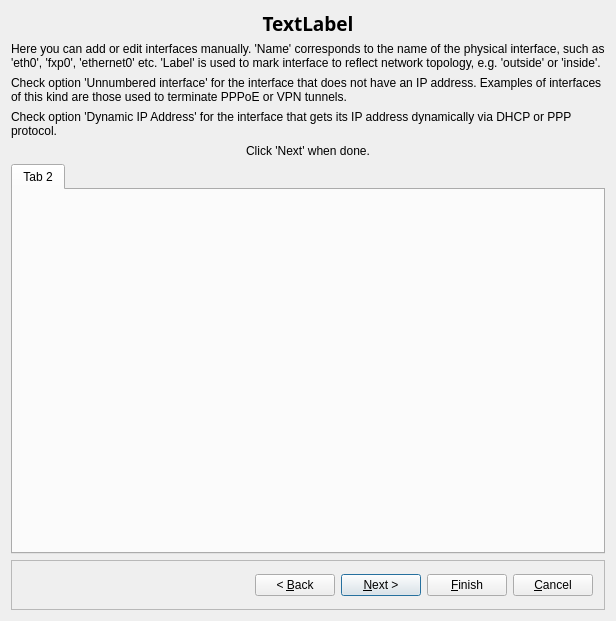
<?xml version="1.0" encoding="UTF-8"?>
<ui version="4.0">
 <class>newHostDialog_q</class>
 <widget class="QDialog" name="newHostDialog_q">
  <property name="windowModality">
   <enum>Qt::WindowModality::WindowModal</enum>
  </property>
  <property name="geometry">
   <rect>
    <x>0</x>
    <y>0</y>
    <width>616</width>
    <height>621</height>
   </rect>
  </property>
  <property name="windowTitle">
   <string>Creating new host object</string>
  </property>
  <property name="windowIcon">
   <iconset resource="MainRes.qrc">
    <normaloff>:/Icons/Host/icon-tree</normaloff>:/Icons/Host/icon-tree</iconset>
  </property>
  <layout class="QGridLayout" name="gridLayout_2">
   <item row="0" column="0">
    <widget class="QLabel" name="titleLabel">
     <property name="sizePolicy">
      <sizepolicy hsizetype="MinimumExpanding" vsizetype="Fixed">
       <horstretch>0</horstretch>
       <verstretch>0</verstretch>
      </sizepolicy>
     </property>
     <property name="minimumSize">
      <size>
       <width>0</width>
       <height>25</height>
      </size>
     </property>
     <property name="font">
      <font>
       <family>Sans Serif</family>
       <pointsize>14</pointsize>
       <italic>false</italic>
       <bold>true</bold>
      </font>
     </property>
     <property name="text">
      <string>TextLabel</string>
     </property>
     <property name="alignment">
      <set>Qt::AlignmentFlag::AlignCenter</set>
     </property>
    </widget>
   </item>
   <item row="1" column="0">
    <widget class="QStackedWidget" name="stackedWidget">
     <property name="sizePolicy">
      <sizepolicy hsizetype="Preferred" vsizetype="Preferred">
       <horstretch>0</horstretch>
       <verstretch>0</verstretch>
      </sizepolicy>
     </property>
     <property name="minimumSize">
      <size>
       <width>500</width>
       <height>450</height>
      </size>
     </property>
     <property name="currentIndex">
      <number>2</number>
     </property>
     <widget class="QWidget" name="page0">
      <layout class="QGridLayout" name="gridLayout_4">
       <item row="0" column="0" colspan="2">
        <widget class="QLabel" name="label">
         <property name="text">
          <string>The Host object in Firewall Builder is designed to represent real hosts in the network: workstations, servers, and any other network node with one or several addresses. Host object is useful when it has more than one IP address because then you can just use it in any rule and have Firewall Builder generate firewall configuration to match all of its addresses. If the host object you are going to create has just one IP address, you may want to consider an Address object instead which is simpler. </string>
         </property>
         <property name="wordWrap">
          <bool>true</bool>
         </property>
        </widget>
       </item>
       <item row="1" column="1">
        <spacer name="verticalSpacer_2">
         <property name="orientation">
          <enum>Qt::Orientation::Vertical</enum>
         </property>
         <property name="sizeType">
          <enum>QSizePolicy::Policy::Fixed</enum>
         </property>
         <property name="sizeHint" stdset="0">
          <size>
           <width>20</width>
           <height>40</height>
          </size>
         </property>
        </spacer>
       </item>
       <item row="2" column="0">
        <widget class="QLabel" name="label631">
         <property name="text">
          <string>Name of the new host object:</string>
         </property>
         <property name="alignment">
          <set>Qt::AlignmentFlag::AlignRight|Qt::AlignmentFlag::AlignTrailing|Qt::AlignmentFlag::AlignVCenter</set>
         </property>
         <property name="wordWrap">
          <bool>false</bool>
         </property>
        </widget>
       </item>
       <item row="2" column="1">
        <widget class="QLineEdit" name="obj_name"/>
       </item>
       <item row="3" column="0" colspan="2">
        <widget class="Line" name="line1">
         <property name="sizePolicy">
          <sizepolicy hsizetype="Minimum" vsizetype="Fixed">
           <horstretch>0</horstretch>
           <verstretch>0</verstretch>
          </sizepolicy>
         </property>
         <property name="minimumSize">
          <size>
           <width>0</width>
           <height>20</height>
          </size>
         </property>
         <property name="frameShape">
          <enum>QFrame::Shape::HLine</enum>
         </property>
         <property name="frameShadow">
          <enum>QFrame::Shadow::Sunken</enum>
         </property>
         <property name="orientation">
          <enum>Qt::Orientation::Horizontal</enum>
         </property>
        </widget>
       </item>
       <item row="4" column="0" colspan="2">
        <widget class="QCheckBox" name="useTemplate">
         <property name="text">
          <string>Use preconfigured template host objects</string>
         </property>
        </widget>
       </item>
       <item row="5" column="0" colspan="2">
        <widget class="QFrame" name="templateFrame">
         <property name="frameShape">
          <enum>QFrame::Shape::NoFrame</enum>
         </property>
         <property name="frameShadow">
          <enum>QFrame::Shadow::Raised</enum>
         </property>
         <layout class="QGridLayout" name="gridLayout">
          <item row="0" column="0">
           <widget class="QLabel" name="templateFilePathLabel">
            <property name="text">
             <string>Using template library file:</string>
            </property>
           </widget>
          </item>
          <item row="1" column="0">
           <widget class="QLineEdit" name="templateFilePath">
            <property name="minimumSize">
             <size>
              <width>400</width>
              <height>0</height>
             </size>
            </property>
           </widget>
          </item>
          <item row="2" column="0">
           <layout class="QHBoxLayout" name="horizontalLayout">
            <item>
             <widget class="QPushButton" name="templateUseCustom">
              <property name="text">
               <string>Select custom template library file</string>
              </property>
             </widget>
            </item>
            <item>
             <widget class="QPushButton" name="templateUseStandard">
              <property name="text">
               <string>Use standard template library</string>
              </property>
             </widget>
            </item>
            <item>
             <spacer name="horizontalSpacer">
              <property name="orientation">
               <enum>Qt::Orientation::Horizontal</enum>
              </property>
              <property name="sizeHint" stdset="0">
               <size>
                <width>20</width>
                <height>20</height>
               </size>
              </property>
             </spacer>
            </item>
           </layout>
          </item>
         </layout>
        </widget>
       </item>
       <item row="6" column="1">
        <spacer name="verticalSpacer">
         <property name="orientation">
          <enum>Qt::Orientation::Vertical</enum>
         </property>
         <property name="sizeHint" stdset="0">
          <size>
           <width>20</width>
           <height>269</height>
          </size>
         </property>
        </spacer>
       </item>
      </layout>
     </widget>
     <widget class="QWidget" name="page1">
      <layout class="QGridLayout">
       <property name="margin" stdset="0">
        <number>0</number>
       </property>
       <item row="0" column="0">
        <widget class="QLabel" name="label662">
         <property name="text">
          <string>Next step is to add interfaces to the new host. There are two ways to do it: using SNMP query or manually. Adding them using SNMP query is fast and automatic, but is only possible if the host runs SNMP agent and you know SNMP community string 'read'.</string>
         </property>
         <property name="alignment">
          <set>Qt::AlignmentFlag::AlignLeading|Qt::AlignmentFlag::AlignLeft|Qt::AlignmentFlag::AlignVCenter</set>
         </property>
         <property name="wordWrap">
          <bool>true</bool>
         </property>
        </widget>
       </item>
       <item row="1" column="0">
        <spacer>
         <property name="orientation">
          <enum>Qt::Orientation::Vertical</enum>
         </property>
         <property name="sizeType">
          <enum>QSizePolicy::Policy::Fixed</enum>
         </property>
         <property name="sizeHint" stdset="0">
          <size>
           <width>20</width>
           <height>20</height>
          </size>
         </property>
        </spacer>
       </item>
       <item row="2" column="0">
        <widget class="QGroupBox" name="buttonGroup1">
         <property name="title">
          <string/>
         </property>
         <layout class="QGridLayout">
          <property name="margin" stdset="0">
           <number>0</number>
          </property>
          <item row="0" column="0">
           <widget class="QRadioButton" name="use_manual">
            <property name="text">
             <string>Configure interfaces manually</string>
            </property>
            <property name="checked">
             <bool>true</bool>
            </property>
           </widget>
          </item>
          <item row="1" column="0">
           <widget class="QRadioButton" name="use_snmp">
            <property name="text">
             <string>Use SNMP to discover interfaces of the host</string>
            </property>
           </widget>
          </item>
         </layout>
        </widget>
       </item>
       <item row="3" column="0">
        <layout class="QGridLayout">
         <item row="1" column="4">
          <spacer>
           <property name="orientation">
            <enum>Qt::Orientation::Horizontal</enum>
           </property>
           <property name="sizeType">
            <enum>QSizePolicy::Policy::Expanding</enum>
           </property>
           <property name="sizeHint" stdset="0">
            <size>
             <width>40</width>
             <height>20</height>
            </size>
           </property>
          </spacer>
         </item>
         <item row="1" column="1" colspan="3">
          <widget class="QPushButton" name="snmpQuery">
           <property name="text">
            <string>Discover Interfaces using SNMP</string>
           </property>
          </widget>
         </item>
         <item row="0" column="0" colspan="2">
          <widget class="QLabel" name="label665">
           <property name="text">
            <string>SNMP 'read' community string:</string>
           </property>
           <property name="alignment">
            <set>Qt::AlignmentFlag::AlignCenter</set>
           </property>
           <property name="wordWrap">
            <bool>false</bool>
           </property>
          </widget>
         </item>
         <item row="0" column="3" colspan="2">
          <spacer>
           <property name="orientation">
            <enum>Qt::Orientation::Horizontal</enum>
           </property>
           <property name="sizeType">
            <enum>QSizePolicy::Policy::Expanding</enum>
           </property>
           <property name="sizeHint" stdset="0">
            <size>
             <width>140</width>
             <height>20</height>
            </size>
           </property>
          </spacer>
         </item>
         <item row="1" column="0">
          <spacer>
           <property name="orientation">
            <enum>Qt::Orientation::Horizontal</enum>
           </property>
           <property name="sizeType">
            <enum>QSizePolicy::Policy::Expanding</enum>
           </property>
           <property name="sizeHint" stdset="0">
            <size>
             <width>40</width>
             <height>20</height>
            </size>
           </property>
          </spacer>
         </item>
         <item row="0" column="2">
          <widget class="QLineEdit" name="snmp_community"/>
         </item>
         <item row="2" column="0" colspan="5">
          <widget class="QTextBrowser" name="snmpProgress"/>
         </item>
        </layout>
       </item>
      </layout>
     </widget>
     <widget class="QWidget" name="page2">
      <layout class="QGridLayout">
       <property name="margin" stdset="0">
        <number>0</number>
       </property>
       <item row="0" column="0">
        <widget class="QLabel" name="label632">
         <property name="sizePolicy">
          <sizepolicy hsizetype="Preferred" vsizetype="Fixed">
           <horstretch>0</horstretch>
           <verstretch>0</verstretch>
          </sizepolicy>
         </property>
         <property name="text">
          <string>Here you can add or edit interfaces manually. 'Name' corresponds to the name of the physical interface, such as 'eth0', 'fxp0', 'ethernet0' etc. 'Label' is used to mark interface to reflect network topology, e.g. 'outside' or 'inside'.</string>
         </property>
         <property name="alignment">
          <set>Qt::AlignmentFlag::AlignLeading|Qt::AlignmentFlag::AlignLeft|Qt::AlignmentFlag::AlignVCenter</set>
         </property>
         <property name="wordWrap">
          <bool>true</bool>
         </property>
        </widget>
       </item>
       <item row="1" column="0">
        <widget class="QLabel" name="label660">
         <property name="sizePolicy">
          <sizepolicy hsizetype="Preferred" vsizetype="Fixed">
           <horstretch>0</horstretch>
           <verstretch>0</verstretch>
          </sizepolicy>
         </property>
         <property name="text">
          <string>Check option 'Unnumbered interface' for the interface that does not have an IP address. Examples of interfaces of this kind are those used to terminate PPPoE or VPN tunnels.</string>
         </property>
         <property name="alignment">
          <set>Qt::AlignmentFlag::AlignLeading|Qt::AlignmentFlag::AlignLeft|Qt::AlignmentFlag::AlignVCenter</set>
         </property>
         <property name="wordWrap">
          <bool>true</bool>
         </property>
        </widget>
       </item>
       <item row="2" column="0">
        <widget class="QLabel" name="label661">
         <property name="sizePolicy">
          <sizepolicy hsizetype="Preferred" vsizetype="Fixed">
           <horstretch>0</horstretch>
           <verstretch>0</verstretch>
          </sizepolicy>
         </property>
         <property name="text">
          <string>Check option 'Dynamic IP Address' for the interface that gets its IP address dynamically via DHCP or PPP protocol.</string>
         </property>
         <property name="alignment">
          <set>Qt::AlignmentFlag::AlignLeading|Qt::AlignmentFlag::AlignLeft|Qt::AlignmentFlag::AlignVCenter</set>
         </property>
         <property name="wordWrap">
          <bool>true</bool>
         </property>
        </widget>
       </item>
       <item row="3" column="0">
        <widget class="QLabel" name="label658">
         <property name="text">
          <string>Click 'Next' when done.</string>
         </property>
         <property name="alignment">
          <set>Qt::AlignmentFlag::AlignCenter</set>
         </property>
         <property name="wordWrap">
          <bool>false</bool>
         </property>
        </widget>
       </item>
       <item row="4" column="0">
        <widget class="InterfacesTabWidget" name="interfaceEditor">
         <widget class="QWidget" name="tab_2">
          <attribute name="title">
           <string>Tab 2</string>
          </attribute>
         </widget>
        </widget>
       </item>
      </layout>
     </widget>
     <widget class="QWidget" name="page3">
      <layout class="QGridLayout">
       <property name="margin" stdset="0">
        <number>0</number>
       </property>
       <item row="1" column="1">
        <widget class="QFrame" name="frame5">
         <property name="sizePolicy">
          <sizepolicy hsizetype="Fixed" vsizetype="Fixed">
           <horstretch>0</horstretch>
           <verstretch>0</verstretch>
          </sizepolicy>
         </property>
         <property name="minimumSize">
          <size>
           <width>280</width>
           <height>210</height>
          </size>
         </property>
         <property name="frameShape">
          <enum>QFrame::Shape::StyledPanel</enum>
         </property>
         <property name="frameShadow">
          <enum>QFrame::Shadow::Sunken</enum>
         </property>
         <widget class="Line" name="intfDMZLine">
          <property name="geometry">
           <rect>
            <x>79</x>
            <y>77</y>
            <width>20</width>
            <height>52</height>
           </rect>
          </property>
          <property name="sizePolicy">
           <sizepolicy hsizetype="Minimum" vsizetype="Fixed">
            <horstretch>0</horstretch>
            <verstretch>0</verstretch>
           </sizepolicy>
          </property>
          <property name="minimumSize">
           <size>
            <width>20</width>
            <height>20</height>
           </size>
          </property>
          <property name="frameShape">
           <enum>QFrame::Shape::HLine</enum>
          </property>
          <property name="frameShadow">
           <enum>QFrame::Shadow::Sunken</enum>
          </property>
          <property name="orientation">
           <enum>Qt::Orientation::Horizontal</enum>
          </property>
         </widget>
         <widget class="Line" name="intfInsideLine">
          <property name="geometry">
           <rect>
            <x>38</x>
            <y>148</y>
            <width>20</width>
            <height>30</height>
           </rect>
          </property>
          <property name="sizePolicy">
           <sizepolicy hsizetype="Fixed" vsizetype="Minimum">
            <horstretch>0</horstretch>
            <verstretch>0</verstretch>
           </sizepolicy>
          </property>
          <property name="minimumSize">
           <size>
            <width>20</width>
            <height>20</height>
           </size>
          </property>
          <property name="frameShape">
           <enum>QFrame::Shape::VLine</enum>
          </property>
          <property name="frameShadow">
           <enum>QFrame::Shadow::Sunken</enum>
          </property>
          <property name="orientation">
           <enum>Qt::Orientation::Vertical</enum>
          </property>
         </widget>
         <widget class="QTextBrowser" name="intfOutsideText">
          <property name="geometry">
           <rect>
            <x>68</x>
            <y>8</y>
            <width>200</width>
            <height>52</height>
           </rect>
          </property>
          <property name="frameShape">
           <enum>QFrame::Shape::Panel</enum>
          </property>
          <property name="frameShadow">
           <enum>QFrame::Shadow::Raised</enum>
          </property>
         </widget>
         <widget class="QTextBrowser" name="intfDMZText">
          <property name="geometry">
           <rect>
            <x>88</x>
            <y>78</y>
            <width>180</width>
            <height>52</height>
           </rect>
          </property>
          <property name="frameShape">
           <enum>QFrame::Shape::Panel</enum>
          </property>
          <property name="frameShadow">
           <enum>QFrame::Shadow::Raised</enum>
          </property>
         </widget>
         <widget class="QTextBrowser" name="intfInsideText">
          <property name="geometry">
           <rect>
            <x>68</x>
            <y>148</y>
            <width>200</width>
            <height>52</height>
           </rect>
          </property>
          <property name="frameShape">
           <enum>QFrame::Shape::Panel</enum>
          </property>
          <property name="frameShadow">
           <enum>QFrame::Shadow::Raised</enum>
          </property>
         </widget>
         <widget class="QLabel" name="pixmapLabel1">
          <property name="geometry">
           <rect>
            <x>10</x>
            <y>70</y>
            <width>64</width>
            <height>64</height>
           </rect>
          </property>
          <property name="pixmap">
           <pixmap resource="MainRes.qrc">:/Icons/host_64.xpm</pixmap>
          </property>
          <property name="scaledContents">
           <bool>false</bool>
          </property>
          <property name="wordWrap">
           <bool>false</bool>
          </property>
         </widget>
         <widget class="Line" name="intfOutsideLine">
          <property name="geometry">
           <rect>
            <x>38</x>
            <y>28</y>
            <width>20</width>
            <height>30</height>
           </rect>
          </property>
          <property name="sizePolicy">
           <sizepolicy hsizetype="Fixed" vsizetype="Minimum">
            <horstretch>0</horstretch>
            <verstretch>0</verstretch>
           </sizepolicy>
          </property>
          <property name="minimumSize">
           <size>
            <width>20</width>
            <height>20</height>
           </size>
          </property>
          <property name="frameShape">
           <enum>QFrame::Shape::VLine</enum>
          </property>
          <property name="frameShadow">
           <enum>QFrame::Shadow::Sunken</enum>
          </property>
          <property name="orientation">
           <enum>Qt::Orientation::Vertical</enum>
          </property>
         </widget>
        </widget>
       </item>
       <item row="1" column="0">
        <widget class="QListWidget" name="templateList"/>
       </item>
       <item row="0" column="0" colspan="2">
        <widget class="QLabel" name="textLabel1">
         <property name="text">
          <string>Choose template object in the list and click 'Finish' when ready. Template objects use generic interface names that will be iherited by the firewall object you create. You may need to rename them later to reflect real names of interfaces on your firewall machine.</string>
         </property>
         <property name="alignment">
          <set>Qt::AlignmentFlag::AlignVCenter</set>
         </property>
         <property name="wordWrap">
          <bool>true</bool>
         </property>
        </widget>
       </item>
       <item row="2" column="0" colspan="2">
        <widget class="QTextBrowser" name="templateComment"/>
       </item>
      </layout>
     </widget>
    </widget>
   </item>
   <item row="2" column="0">
    <widget class="QFrame" name="frame">
     <property name="sizePolicy">
      <sizepolicy hsizetype="MinimumExpanding" vsizetype="Fixed">
       <horstretch>1</horstretch>
       <verstretch>0</verstretch>
      </sizepolicy>
     </property>
     <property name="minimumSize">
      <size>
       <width>400</width>
       <height>50</height>
      </size>
     </property>
     <property name="frameShape">
      <enum>QFrame::Shape::StyledPanel</enum>
     </property>
     <property name="frameShadow">
      <enum>QFrame::Shadow::Raised</enum>
     </property>
     <layout class="QGridLayout" name="gridLayout_3">
      <item row="0" column="0">
       <spacer name="spacer">
        <property name="orientation">
         <enum>Qt::Orientation::Horizontal</enum>
        </property>
        <property name="sizeHint" stdset="0">
         <size>
          <width>193</width>
          <height>19</height>
         </size>
        </property>
       </spacer>
      </item>
      <item row="0" column="1">
       <widget class="QPushButton" name="backButton">
        <property name="text">
         <string>&lt; &amp;Back</string>
        </property>
        <property name="autoDefault">
         <bool>false</bool>
        </property>
       </widget>
      </item>
      <item row="0" column="2">
       <widget class="QPushButton" name="nextButton">
        <property name="text">
         <string>&amp;Next &gt;</string>
        </property>
        <property name="default">
         <bool>true</bool>
        </property>
        <property name="flat">
         <bool>false</bool>
        </property>
       </widget>
      </item>
      <item row="0" column="3">
       <widget class="QPushButton" name="finishButton">
        <property name="text">
         <string>&amp;Finish</string>
        </property>
        <property name="flat">
         <bool>false</bool>
        </property>
       </widget>
      </item>
      <item row="0" column="4">
       <widget class="QPushButton" name="cancelButton">
        <property name="text">
         <string>&amp;Cancel</string>
        </property>
        <property name="autoDefault">
         <bool>false</bool>
        </property>
       </widget>
      </item>
     </layout>
    </widget>
   </item>
  </layout>
 </widget>
 <layoutdefault spacing="6" margin="11"/>
 <customwidgets>
  <customwidget>
   <class>InterfacesTabWidget</class>
   <extends>QTabWidget</extends>
   <header>InterfacesTabWidget.h</header>
   <container>1</container>
  </customwidget>
 </customwidgets>
 <tabstops>
  <tabstop>obj_name</tabstop>
  <tabstop>useTemplate</tabstop>
  <tabstop>use_manual</tabstop>
  <tabstop>snmp_community</tabstop>
  <tabstop>snmpQuery</tabstop>
  <tabstop>snmpProgress</tabstop>
  <tabstop>templateList</tabstop>
  <tabstop>intfOutsideText</tabstop>
  <tabstop>intfDMZText</tabstop>
  <tabstop>intfInsideText</tabstop>
  <tabstop>templateComment</tabstop>
 </tabstops>
 <resources>
  <include location="MainRes.qrc"/>
 </resources>
 <connections>
  <connection>
   <sender>obj_name</sender>
   <signal>textChanged(QString)</signal>
   <receiver>newHostDialog_q</receiver>
   <slot>changed()</slot>
   <hints>
    <hint type="sourcelabel">
     <x>20</x>
     <y>20</y>
    </hint>
    <hint type="destinationlabel">
     <x>20</x>
     <y>20</y>
    </hint>
   </hints>
  </connection>
  <connection>
   <sender>use_manual</sender>
   <signal>toggled(bool)</signal>
   <receiver>newHostDialog_q</receiver>
   <slot>changed()</slot>
   <hints>
    <hint type="sourcelabel">
     <x>20</x>
     <y>20</y>
    </hint>
    <hint type="destinationlabel">
     <x>20</x>
     <y>20</y>
    </hint>
   </hints>
  </connection>
  <connection>
   <sender>use_snmp</sender>
   <signal>toggled(bool)</signal>
   <receiver>newHostDialog_q</receiver>
   <slot>changed()</slot>
   <hints>
    <hint type="sourcelabel">
     <x>20</x>
     <y>20</y>
    </hint>
    <hint type="destinationlabel">
     <x>20</x>
     <y>20</y>
    </hint>
   </hints>
  </connection>
  <connection>
   <sender>snmpQuery</sender>
   <signal>clicked()</signal>
   <receiver>newHostDialog_q</receiver>
   <slot>getInterfacesViaSNMP()</slot>
   <hints>
    <hint type="sourcelabel">
     <x>20</x>
     <y>20</y>
    </hint>
    <hint type="destinationlabel">
     <x>20</x>
     <y>20</y>
    </hint>
   </hints>
  </connection>
  <connection>
   <sender>templateList</sender>
   <signal>currentItemChanged(QListWidgetItem*,QListWidgetItem*)</signal>
   <receiver>newHostDialog_q</receiver>
   <slot>templateSelected(QListWidgetItem*)</slot>
   <hints>
    <hint type="sourcelabel">
     <x>20</x>
     <y>20</y>
    </hint>
    <hint type="destinationlabel">
     <x>20</x>
     <y>20</y>
    </hint>
   </hints>
  </connection>
 </connections>
 <slots>
  <slot>changed()</slot>
  <slot>getInterfacesViaSNMP()</slot>
  <slot>templateSelected(QListWidgetItem*)</slot>
 </slots>
</ui>
